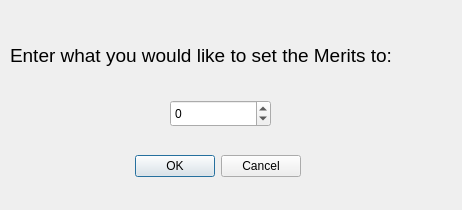
<?xml version="1.0" encoding="UTF-8"?>
<ui version="4.0">
 <class>ChangeMerits</class>
 <widget class="QDialog" name="ChangeMerits">
  <property name="geometry">
   <rect>
    <x>0</x>
    <y>0</y>
    <width>462</width>
    <height>210</height>
   </rect>
  </property>
  <property name="windowTitle">
   <string>Enter Merits</string>
  </property>
  <property name="modal">
   <bool>true</bool>
  </property>
  <widget class="QDialogButtonBox" name="buttonBox">
   <property name="geometry">
    <rect>
     <x>130</x>
     <y>150</y>
     <width>171</width>
     <height>32</height>
    </rect>
   </property>
   <property name="orientation">
    <enum>Qt::Orientation::Horizontal</enum>
   </property>
   <property name="standardButtons">
    <set>QDialogButtonBox::StandardButton::Cancel|QDialogButtonBox::StandardButton::Ok</set>
   </property>
  </widget>
  <widget class="QSpinBox" name="spinBoxMerits">
   <property name="geometry">
    <rect>
     <x>170</x>
     <y>100</y>
     <width>101</width>
     <height>27</height>
    </rect>
   </property>
   <property name="minimum">
    <number>-999999</number>
   </property>
   <property name="maximum">
    <number>999999</number>
   </property>
  </widget>
  <widget class="QLabel" name="label">
   <property name="geometry">
    <rect>
     <x>10</x>
     <y>40</y>
     <width>401</width>
     <height>31</height>
    </rect>
   </property>
   <property name="font">
    <font>
     <pointsize>14</pointsize>
    </font>
   </property>
   <property name="text">
    <string>Enter what you would like to set the Merits to:</string>
   </property>
  </widget>
 </widget>
 <resources/>
 <connections>
  <connection>
   <sender>buttonBox</sender>
   <signal>accepted()</signal>
   <receiver>ChangeMerits</receiver>
   <slot>accept()</slot>
   <hints>
    <hint type="sourcelabel">
     <x>248</x>
     <y>254</y>
    </hint>
    <hint type="destinationlabel">
     <x>157</x>
     <y>274</y>
    </hint>
   </hints>
  </connection>
  <connection>
   <sender>buttonBox</sender>
   <signal>rejected()</signal>
   <receiver>ChangeMerits</receiver>
   <slot>reject()</slot>
   <hints>
    <hint type="sourcelabel">
     <x>316</x>
     <y>260</y>
    </hint>
    <hint type="destinationlabel">
     <x>286</x>
     <y>274</y>
    </hint>
   </hints>
  </connection>
 </connections>
</ui>
